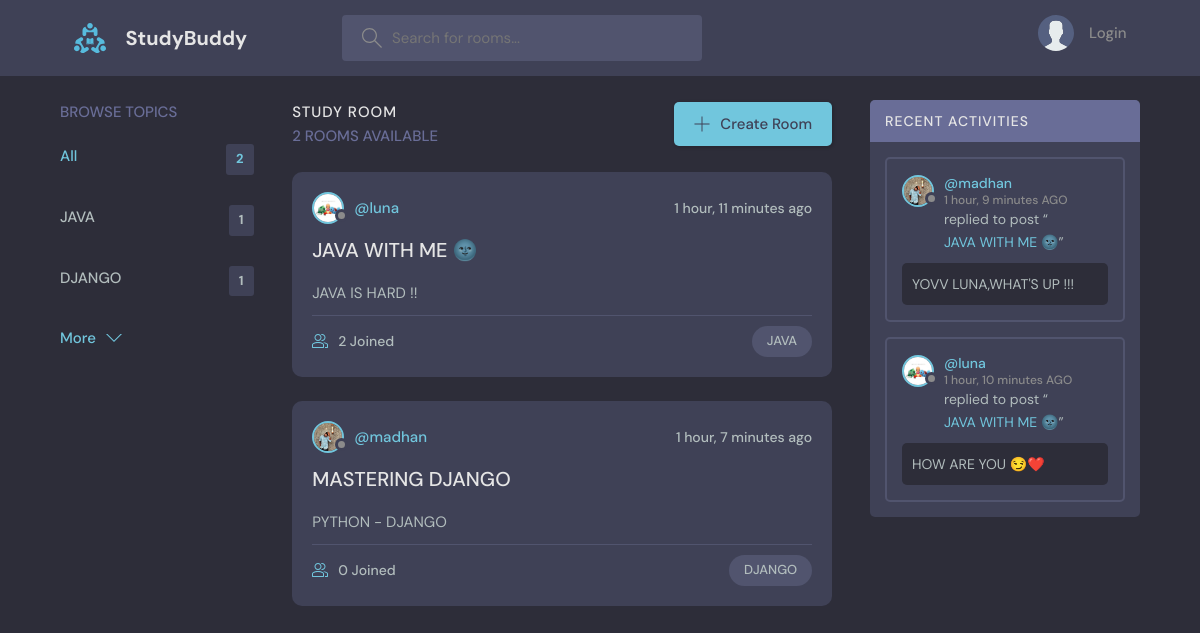
The page / on the database its author committed.
### base/models.py (models this page shows, shortened)
class Topic(models.Model):
    name = models.CharField(max_length=200)
    def __str__(self):
        return self.name

class Room(models.Model):
    host = models.ForeignKey(User, on_delete=models.SET_NULL, null=True)
    name = models.CharField(max_length=200)
    description = models.TextField(null=True, blank=True)
    participants = models.ManyToManyField(User,related_name = 'participants',blank=True)
    topic = models.ForeignKey(Topic, on_delete=models.SET_NULL, null=True)
    updated = models.DateTimeField(auto_now=True)
    created = models.DateTimeField(auto_now_add=True)
    def __str__(self):
        return self.name

class Profile(models.Model):
    user = models.OneToOneField(User, on_delete=models.CASCADE)
    profile_pic = models.ImageField(upload_to='profile_pics', default="avatar.svg", blank=True, null=True)

class Messages(models.Model):
    user = models.ForeignKey(User, on_delete=models.CASCADE)
    room = models.ForeignKey(Room, on_delete=models.CASCADE)
    body = models.TextField()
    updated = models.DateTimeField(auto_now=True)
    created = models.DateTimeField(auto_now_add=True)

### base/views.py (the view)
# urls.py: path('', views.home, name = "home"),
@cache_control(no_store=True, max_age=0, must_revalidate=True)
def home (request):
    q = request.GET.get('q') if request.GET.get('q') != None else ''
    rooms = Room.objects.filter(
        Q(topic__name__icontains = q)|
        Q(name__icontains = q)|
        Q(description__icontains = q)|
        Q(host__username__icontains = q))
    room_count = rooms.count()
    total_cnt = Room.objects.count()
    topic = Topic.objects.all()[0:5]
    room_messages = Messages.objects.filter(Q(room__topic__name__icontains=q)).order_by('-created')
    context = {'rooms':rooms, 'topics':topic, 'room_count':room_count,'room_messages':room_messages,'total_cnt':total_cnt}
    return render(request,'home.html', context)

### templates/home.html (shortened to what this page needs)
{% extends 'main.html' %}
{% block content %}
    <main class="layout layout--3">
      <div class="container">
        {% include 'topics.html' %}
        <div class="roomList">
          <div class="roomList__header">
            <div>
              <h2>Study Room</h2>
              <p>{{room_count}}  ROOMS AVAILABLE</p>
            </div>
            <a class="btn btn--main" href="{% url 'createRoom' %}">
              <svg version="1.1" xmlns="http://www.w3.org/2000/svg" width="32" height="32" viewBox="0 0 32 32">
                <title>add</title>
                <path
                  d="M16.943 0.943h-1.885v14.115h-14.115v1.885h14.115v14.115h1.885v-14.115h14.115v-1.885h-14.115v-14.115z"
                ></path>
              </svg>
              Create Room
            </a>
          </div>
          {% include 'feed.html' %}
        </div>
        {% include 'activity.html' %}
      </div>
    </main>
{% endblock %}

### templates/topics.html
<div class="topics">
    <div class="topics__header">
      <h2>Browse Topics</h2>
    </div>
    <ul class="topics__list">
      <li>
        <a href="{% url 'home' %}" class="active">All <span>{{total_cnt}}</span></a>
      </li>
      {% for topic in topics %}
      <li>
        <a href="{% url 'home' %}?q={{topic.name}}">{{topic.name}} <span>{{topic.room_set.count}}</span></a>
      </li>
      {% endfor %}
    </ul>
    <a class="btn btn--link" href="{% url 'mobtop' %}">
      More
      <svg version="1.1" xmlns="http://www.w3.org/2000/svg" width="32" height="32" viewBox="0 0 32 32">
        <title>chevron-down</title>
        <path d="M16 21l-13-13h-3l16 16 16-16h-3l-13 13z"></path>
      </svg>
    </a>
  </div>

### templates/feed.html (shortened to what this page needs)
{% for room in rooms %}
{% load static %}
<div class="roomListRoom">
    <div class="roomListRoom__header">
      <a href="{% url 'userProfile' room.host.id %}" class="roomListRoom__author">
        <div class="avatar avatar--small">
          {% if room.host.profile.profile_pic %}
            <img src="{{ room.host.profile.profile_pic.url }}" alt="Profile picture" />
          {% else %}
            <img src="{% static 'images/avatar.svg' %}" alt="Profile picture" />
          {% endif %}
        </div>
        <span>@{{room.host.username}}</span>
      </a>
      <div class="roomListRoom__actions">
        <span>{{room.created|timesince}} ago</span>
      </div>
    </div>
    <div class="roomListRoom__content">
      <a href="{% url 'room' room.id %}">{{room.name}}</a>
      <p>{{room.description}}
      </p>
    </div>
    <div class="roomListRoom__meta">
      <a href="{% url 'room' room.id %}" class="roomListRoom__joined">
        {{room.participants.all.count}} Joined
      </a>
      <p class="roomListRoom__topic">{{room.topic}}</p>
    </div>
  </div>
{% endfor %}

### templates/activity.html (shortened to what this page needs)
{% load static %}
<div class="activities">
  <div class="activities__header">
    <h2>Recent Activities</h2>
  </div>
  {% for message in room_messages %}
  <div class="activities__box">
    <div class="activities__boxHeader roomListRoom__header">
      <a
        href="{% url 'userProfile' message.user.id %}"
        class="roomListRoom__author">
        <div class="avatar avatar--small">
          {% if message.user.profile.profile_pic %}
          <img src="{{ message.user.profile.profile_pic.url }}" alt="Profile picture" />
          {% else %}
          <img src="{% static 'images/avatar.svg' %}" alt="Profile picture" />
          {% endif %}
        </div>
        <p>
          @{{message.user.username}}
          <span>{{message.created|timesince}} AGO</span>
        </p>
      </a>
    </div>
    <div class="activities__boxContent">
      <p>
        replied to post “<a href="{% url 'room' message.room.id %}"
          >{{message.room}}</a>”
      </p>
      <div class="activities__boxRoomContent">{{message.body}}</div>
    </div>
  </div>
  {% endfor %}
</div>

### rows shown on the page
Topic: name "JAVA", room_set.count "1"
Topic: name "DJANGO", room_set.count "1"
Room: host.profile.profile_pic (picture), host.username "luna", created "1 hour, 11 minutes", name "JAVA WITH ME 🌚", description "JAVA IS HARD !!", participants.all.count "2", topic "JAVA"
Room: host.profile.profile_pic (picture), host.username "madhan", created "1 hour, 7 minutes", name "MASTERING DJANGO", description "PYTHON - DJANGO", participants.all.count "0", topic "DJANGO"
Messages: user.profile.profile_pic (picture), user.username "madhan", created "1 hour, 9 minutes", room "JAVA WITH ME 🌚", body "YOVV LUNA,WHAT'S UP !!!"
Messages: user.profile.profile_pic (picture), user.username "luna", created "1 hour, 10 minutes", room "JAVA WITH ME 🌚", body "HOW ARE YOU 😏❤️"

### other values the page prints
{{ total_cnt }} "2"
{{ room_count }} "2"
